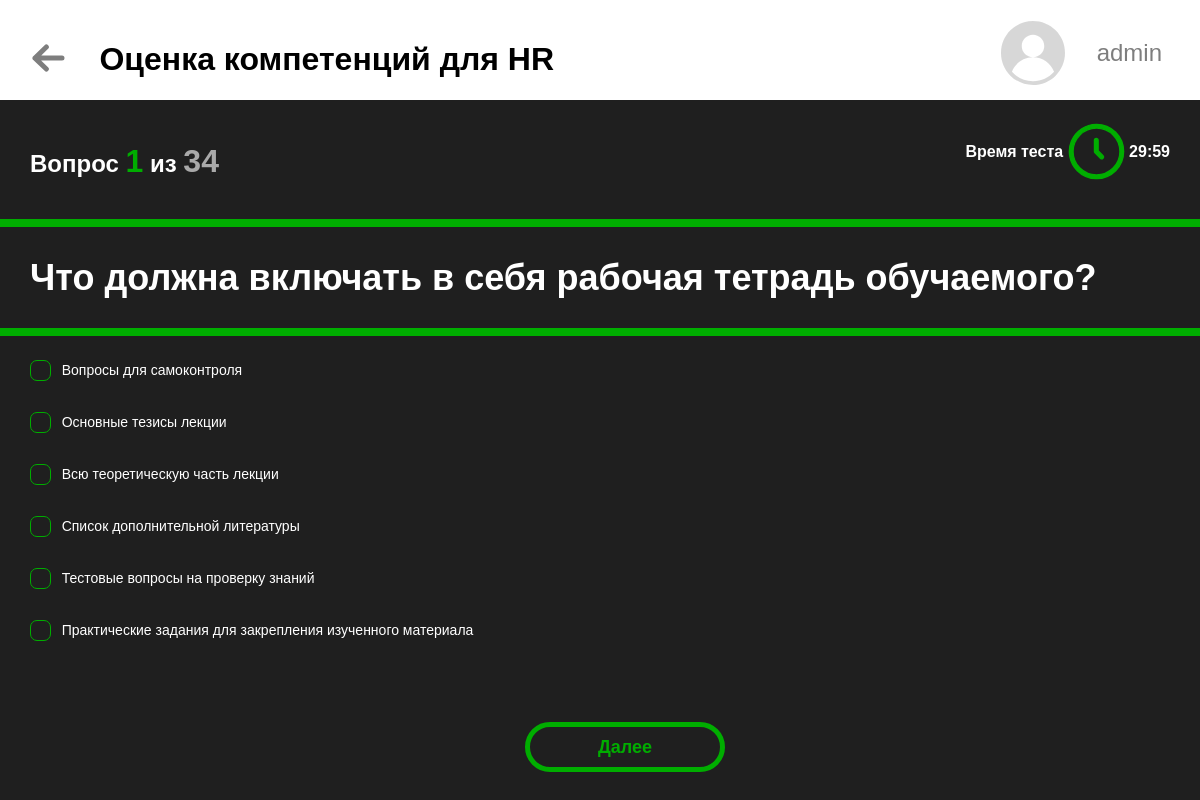
Screenshot of /quiz/2/ (signed in) with the database file from the repository.
### quizes/models.py (models this page shows, shortened)
class BaseModel(models.Model):
    code = models.CharField(
        max_length=256,
        verbose_name='Код',
        default=None,
        blank=True,
        null=True
    )
    name = models.CharField(
        max_length=256,
        default='',
        verbose_name='Название'
    )
    description = models.TextField(
        verbose_name='Описание',
        default=None,
        blank=True
    )
    created_at = models.DateTimeField(
        default=datetime.now(),
        verbose_name='Дата создания'
    )
    modified_at = models.DateTimeField(
        auto_now=True,
        blank=True,
        null=True,
        verbose_name='Дата изменения'
    )
    class Meta:
        abstract = True

class Quiz(BaseModel):
    time = models.IntegerField(verbose_name='Продолжительность теста в минутах')
    pass_score = models.IntegerField(help_text='Проходной балл')
    created_by = models.ForeignKey(
        User,
        on_delete=models.PROTECT,
        verbose_name='Кто создал',
        related_name='user_created_quizes'
    )
    modified_by = models.ForeignKey(
        User,
        null=True,
        blank=True,
        on_delete=models.PROTECT,
        verbose_name='Кто изменил',
        related_name='user_modified_quizes'
    )
    class Meta():
        verbose_name_plural = 'Quizes'
    def get_questions(self):
        questions = list(self.question_set.all())
        random.shuffle(questions)
        return questions

class Question(BaseModel):
    QUESTION_TYPES = [
        ('single_choice', 'Единственный выбор'),
        ('multiplie_choice', 'Множественный выбор'),
    ]
    question_type = models.CharField(
        max_length=30,
        choices=QUESTION_TYPES,
        default='single_choice'
    )
    quiz_id = models.ForeignKey(
        Quiz,
        on_delete=models.CASCADE
    )
    question_weight = models.IntegerField(
        help_text='Вес вопроса',
        default=1
    )
    created_by = models.ForeignKey(
        User,
        on_delete=models.PROTECT,
        verbose_name='Кто создал',
        related_name='user_created_questions'
    )
    modified_by = models.ForeignKey(
        User,
        null=True,
        blank=True,
        on_delete=models.PROTECT,
        verbose_name='Кто изменил',
        related_name='user_modified_questions'
    )
    def get_answers(self):
        answers = list(self.answer_set.all())
        random.shuffle(answers)
        return answers

class Answer(BaseModel):
    is_correct = models.BooleanField(default=False)
    question_id = models.ForeignKey(Question, on_delete=models.CASCADE)
    created_by = models.ForeignKey(
        User,
        on_delete=models.PROTECT,
        verbose_name='Кто создал',
        related_name='user_created_answers'
    )
    modified_by = models.ForeignKey(
        User,
        null=True,
        blank=True,
        on_delete=models.PROTECT,
        verbose_name='Кто изменил',
        related_name='user_modified_answers'
    )

### quizes/views.py (the view)
def quiz(request, quiz_id):
    quiz = Quiz.objects.get(id=quiz_id)
    questions = quiz.get_questions()
    context = {'quiz': quiz, 'questions': questions}
    return render(request, 'quizes/quiz.html', context)

### templates/quizes/quiz.html (shortened to what this page needs)
{% load static %}
<!DOCTYPE html>
<html lang="en">
<head>
    <link rel="stylesheet" href="{% static 'css/quiz.css' %}">
</head>
<body>
    <header>
        <button id="header_button" onclick="window.location='../../'"><img src="{% static 'img/back_arrow.svg' %}"></button>
        <h1>{{ quiz.name }}</h1>
        <button id="lk_button" onclick=""><img src="{% static 'img/lk_icon.svg' %}"><span>{{ user }}</span></button>
    </header>
    <div id="upper_line">
        <h2>Вопрос  <span id="current_question"></span>  из  <span id="questions_count"></span> </h2>
        <div id="time_div">
            <b>Время теста</b> <img src="{% static 'img/clock.svg' %}"> <b id="timer"></b>
        </div>
    </div>
    <form action="{% url 'save_result' quiz_id=quiz.id %}" method="post" id="quiz-form">
        {% for question in questions %}
            <div class="question-container" style="display: {% if forloop.first %}block{% else %}none{% endif %}">
                <hr>
                <h2>{{ question.name }}</h2>
                <hr>
                    {% for answer in question.get_answers %}
                        <p><input
                            {% if question.question_type == 'single_choice' %}
                                type="radio"
                            {% else %}
                                type="checkbox"
                            {% endif %}
                            name="question_{{ question.id }}" value="{{ answer.id }}">
                            <label for="question_{{ question.id }}">{{ answer.description }}</label></p>
                    {% endfor %}
            </div>
        {% endfor %}
        <div id="navi_buttons">
            <button class="page-btn" type="button" id="next-btn" onclick="showNextQuestion()">Далее</button>
        </div>
    </form>
</body>
</html>

### static_dev/css/quiz.css (style rules this page uses)
html, body { margin: 0; padding: 0; background-color: #1F1F1F; color: #FFFFFF; font-family: Arial, Helvetica, sans-serif; }
header { width: 100%; height: 30%; padding-top: 20px; background-color: #FFFFFF; color: black; display: flex; }
header h1 { width: 75%; }
#header_button { background-color: transparent; background-repeat: no-repeat; border: none; cursor: pointer; overflow: hidden; outline: none; color: #FFFFFF; padding-left: 2rem; padding-right: 3rem; opacity: 0.5; }
#lk_button { background-color: transparent; background-repeat: no-repeat; border: none; cursor: pointer; overflow: hidden; outline: none; color: black; font-size: 1.5rem; opacity: 0.5; width: 80%; height: 80%; text-align: right; vertical-align: middle; }
#lk_button img, #lk_button span { vertical-align: middle; margin-right: 2rem; text-align: right; }
#upper_line { width: 100%; height: 10%; display: flex; position: relative; }
#upper_line h2 { width: 70%; position: relative; top: 23px; left: 30px; }
#upper_line #time_div { width: 30%; position: relative; top: 0px; right: 30px; vertical-align: middle; text-align: right; }
#upper_line #time_div img { position: relative; top: 23px; }
#quiz-form { width: 100%; position: relative; top: 0px; font-size: 1.5em; padding-top: 30px; }
.question-container h2, p { padding-left: 30px; }
.question-container hr { border: 4px solid #00AD00; }
#current_question { color: #00AD00; font-size: xx-large; }
#questions_count { color: darkgrey; font-size: xx-large; }
html { box-sizing: border-box; }
#navi_buttons { width: 100%; position: relative; display:flex; top: 50px; left: 0px; font-size: 1em; align-items: center; justify-content: center; }
.page-btn { width: 200px; height: 50px; border-radius: 50px; border: 5px solid #00AD00; margin-left: 50px; font-size: large; font-weight: bold; color: #00AD00; background-color: #1F1F1F; text-decoration: none; }

### rows the page displays
Quiz: name "Оценка компетенций для HR"
Question: name "Что должна включать в себя рабочая тетрадь обучаемого?"
Answer: description "Вопросы для самоконтроля"
Answer: description "Основные тезисы лекции"
Answer: description "Всю теоретическую часть лекции"
Answer: description "Список дополнительной литературы"
Answer: description "Тестовые вопросы на проверку знаний"
Answer: description "Практические задания для закрепления изученного материала"

### other values shown
{{ user }} "admin"
